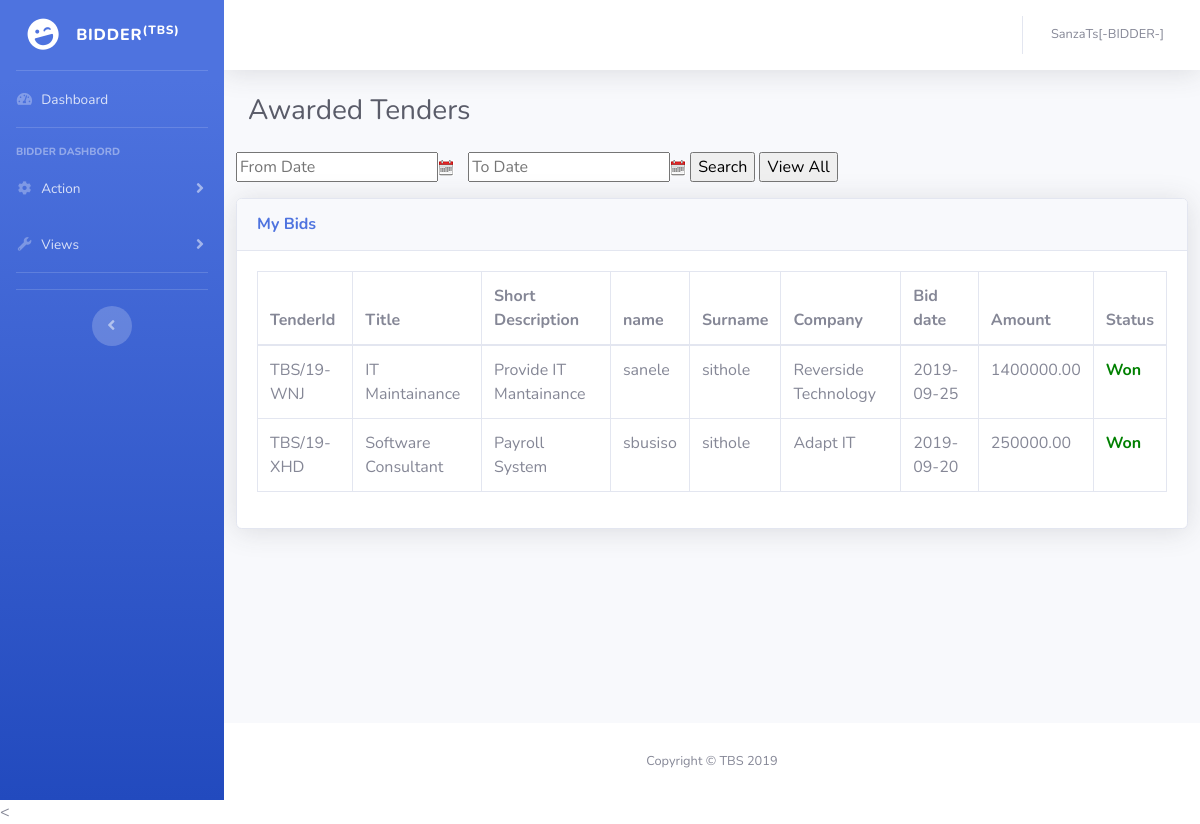
Page /bidstats.php (signed in) on the committed database.
### tables this page shows
CREATE TABLE `bid` (
  `bid_no` int(10) NOT NULL,
  `bid_date` varchar(10) NOT NULL,
  `amount` double(10,2) NOT NULL,
  `status` varchar(10) NOT NULL,
  `bidder_id` int(10) NOT NULL,
  `tender_no` varchar(15) NOT NULL
);

CREATE TABLE `tender` (
  `tenderId` varchar(15) NOT NULL,
  `tender_title` varchar(20) NOT NULL,
  `short_description` varchar(50) NOT NULL,
  `full_description` varchar(300) NOT NULL,
  `category` varchar(50) NOT NULL,
  `due_date` varchar(10) NOT NULL,
  `min_budget` double(10,2) NOT NULL,
  `max_budget` double(10,2) NOT NULL,
  `admin_id` int(10) NOT NULL
);

CREATE TABLE `bidder` (
  `id` int(10) NOT NULL,
  `name` varchar(20) NOT NULL,
  `surname` varchar(20) NOT NULL,
  `id_num` bigint(13) NOT NULL,
  `gender` varchar(6) NOT NULL,
  `company` varchar(25) NOT NULL,
  `industry` varchar(30) NOT NULL,
  `email` varchar(30) NOT NULL,
  `contact_no` bigint(10) NOT NULL,
  `user_id` int(10) NOT NULL
);

### bidstats.php (the view, shortened to what this page needs)
<?php
include("connection.php");
$username = $_SESSION['username'];
?>
<?php
  $post_at = "";
	$post_at_to_date = "";
	$queryCondition = "";
  $query = " SELECT b.industry FROM user u,bidder b WHERE b.user_id = u.id AND u.username = '$username'";
  $rs = mysqli_query($con,$query);
  while($ln = mysqli_fetch_array($rs))
  {
    $cat = $ln['industry'];
  }
  $table = "SELECT u.name,u.surname,u.company,b.bid_date,b.amount,b.status,t.tenderId,t.tender_title,t.short_description
   FROM bidder u,bid b,tender t
    WHERE u.id = b.bidder_id
    AND t.tenderId = b.tender_no
    AND b.status = 'Won'
    AND t.category = '$cat'" . $queryCondition . " ORDER BY b.bid_date desc";
	$output = mysqli_query($con,$table) or die(mysqli_error($con));
?>
<!DOCTYPE html>
<html lang="en">
<head>
  <link href="vendor/fontawesome-free/css/all.min.css" rel="stylesheet" type="text/css">
  <link href="css/sb-admin-2.min.css" rel="stylesheet">
	<link rel="stylesheet" href="http://code.jquery.com/ui/1.11.4/themes/smoothness/jquery-ui.css">
</head>
<body id="page-top">
  <div id="wrapper">
    <ul class="navbar-nav bg-gradient-primary sidebar sidebar-dark accordion" id="accordionSidebar">
      <a class="sidebar-brand d-flex align-items-center justify-content-center" href="bidder.php?id=<?php echo $username; ?>">
        <div class="sidebar-brand-icon rotate-n-15">
          <i class="fas fa-laugh-wink"></i>
        </div>
        <div class="sidebar-brand-text mx-3">BIDDER<sup>(TBS)</sup></div>
      </a>
      <hr class="sidebar-divider my-0">
      <li class="nav-item">
        <a class="nav-link" href="bidder.php">
          <i class="fas fa-fw fa-tachometer-alt"></i>
          <span>Dashboard</span></a>
      </li>
      <hr class="sidebar-divider">
      <div class="sidebar-heading">
       BIDDER DASHBORD
      </div>
      <li class="nav-item">
        <a class="nav-link collapsed" href="#" data-toggle="collapse" data-target="#collapseTwo" aria-expanded="true" aria-controls="collapseTwo">
          <i class="fas fa-fw fa-cog"></i>
          <span>Action</span>
        </a>
      </li>
      <li class="nav-item">
        <a class="nav-link collapsed" href="#" data-toggle="collapse" data-target="#collapseUtilities" aria-expanded="true" aria-controls="collapseUtilities">
          <i class="fas fa-fw fa-wrench"></i>
          <span>Views</span>
        </a>
      </li>
      <hr class="sidebar-divider">
      <hr class="sidebar-divider d-none d-md-block">
      <div class="text-center d-none d-md-inline">
        <button class="rounded-circle border-0" id="sidebarToggle"></button>
      </div>
    </ul>
    <div id="content-wrapper" class="d-flex flex-column">
      <div id="content">
        <nav class="navbar navbar-expand navbar-light bg-white topbar mb-4 static-top shadow">
          <ul class="navbar-nav ml-auto">
            <li class="nav-item dropdown no-arrow">
              <a class="nav-link dropdown-toggle" href="#" id="userDropdown" role="button" data-toggle="dropdown" aria-haspopup="true" aria-expanded="false">
                <span class="mr-2 d-none d-lg-inline text-gray-600 small"><?php echo $username."[-BIDDER-]";  ?></span>
              </a>
            </li>
          </ul>
        </nav>
        <div class="container-fluid">
           <div class="d-sm-flex align-items-center justify-content-between mb-4">
            <h1 class="h3 mb-0 text-gray-800">Awarded  Tenders</h1>
          </div>
 <div class="row">
   <form name="frmSearch" method="post" action="">
	 <p class="search_input">
		<input type="text" placeholder="From Date" id="post_at" name="search[post_at]"  value="<?php echo $post_at; ?>" class="input-control" />
	    <input type="text" placeholder="To Date" id="post_at_to_date" name="search[post_at_to_date]" style="margin-left:10px"  value="<?php echo $post_at_to_date; ?>" class="input-control"  />
		<input type="submit" name="go" value="Search" >
    <input type="button" onclick="window.location='bidstats.php?id=<?php echo $username; ?>'" value="View All" >
	</p>
<div class="card shadow mb-4">
  <div class="card-header py-3">
    <h6 class="m-0 font-weight-bold text-primary">My Bids</h6>
  </div>
  <div class="card-body">
    <div class="table-responsive">
      <table class="table table-bordered" id="dataTable" width="100%" cellspacing="0">
        <thead>
          <tr>
            <th>TenderId</th>
            <th>Title</th>
            <th>Short Description</th>
            <th>name</th>
            <th>Surname</th>
            <th>Company</th>
            <th>Bid date</th>
            <th>Amount</th>
            <th>Status</th>
          </tr>
        </thead>
        <tbody>
        <?php
          if(!empty($output))	 {
	        	while($row = mysqli_fetch_array($output)) {
	      ?>
          <tr>
            <td><?php echo $row['tenderId']; ?></td>
            <td><?php echo $row['tender_title']; ?></td>
            <td><?php echo $row['short_description']; ?></td>
            <td><?php echo $row['name']; ?></td>
            <td><?php echo $row['surname']; ?></td>
            <td><?php echo $row['company']; ?></td>
            <td><?php echo $row['bid_date']; ?></td>
            <td><?php echo $row['amount']; ?></td>
            <td style="color:green;font-weight:bold;"><?php echo $row['status']; ?></td>
           <?php
              }
            }else{
           ?>
           <td>no records</td>
           </tr>
           <?php } ?>
        </tbody>
      </table>
      </form>
    </div>
  </div>
</div>
</div>
        </div>
      <footer class="sticky-footer bg-white">
        <div class="container my-auto">
          <div class="copyright text-center my-auto">
            <span>Copyright &copy; TBS 2019</span>
          </div>
        </div>
      </footer>
<
</body>
</html>

### rows in the picture
bid: tender_no.tenderId "TBS/19-WNJ", tender_no.tender_title "IT Maintainance", tender_no.short_description "Provide IT Mantainance", bidder.name "sanele", bidder.surname "sithole", bidder.company "Reverside Technology", bid_date "2019-09-25", amount "1400000.00", status "Won"
bid: tender_no.tenderId "TBS/19-XHD", tender_no.tender_title "Software Consultant", tender_no.short_description "Payroll System", bidder.name "sbusiso", bidder.surname "sithole", bidder.company "Adapt IT", bid_date "2019-09-20", amount "250000.00", status "Won"

### other values in the picture
$username "SanzaTs"
